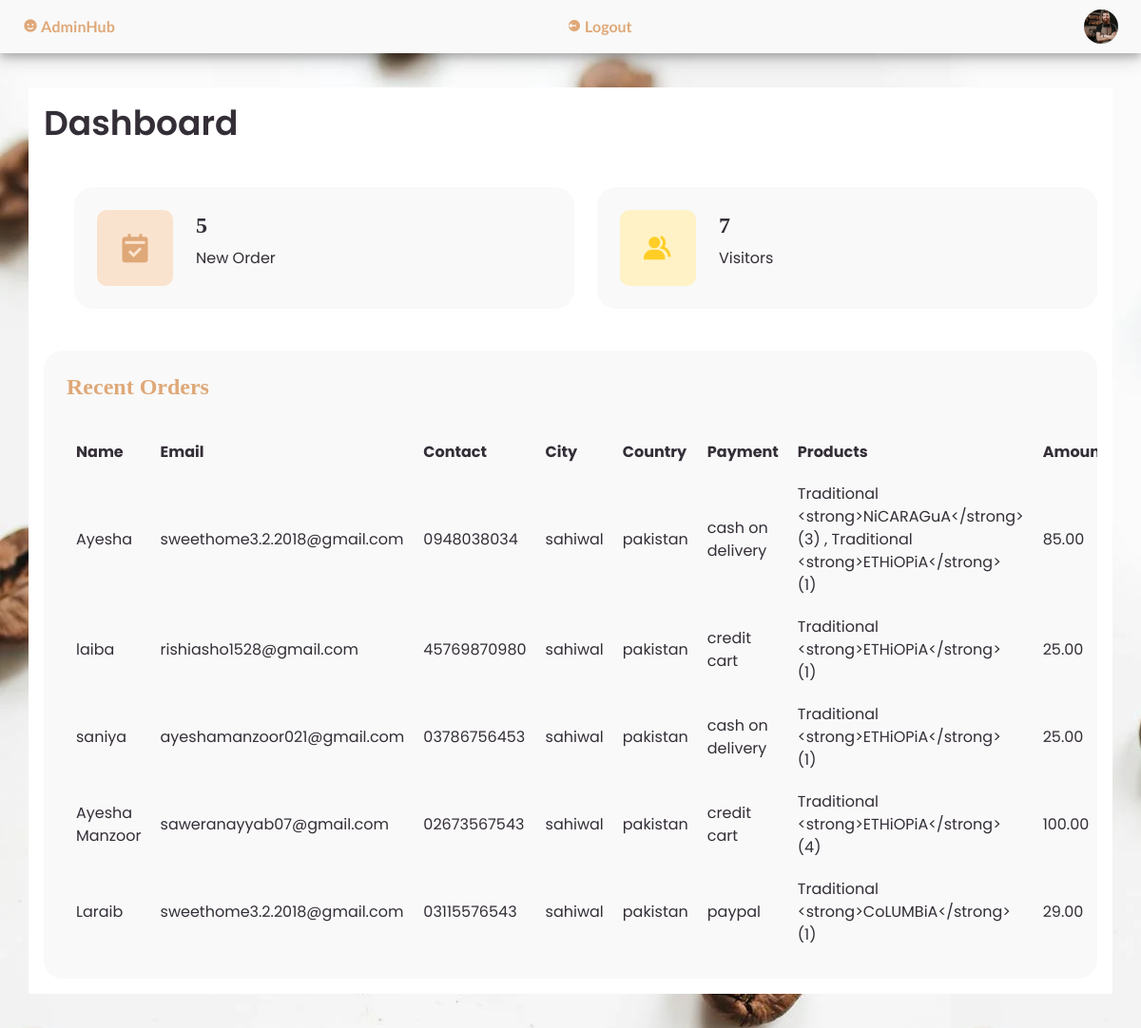
The app's page /admin_dashboard.php (signed in) with its own data.
### tables this page shows
CREATE TABLE `order` (
  `id` int(11) NOT NULL,
  `name` varchar(255) NOT NULL,
  `number` varchar(15) NOT NULL,
  `email` varchar(255) NOT NULL,
  `method` varchar(255) NOT NULL,
  `city` varchar(255) NOT NULL,
  `country` varchar(255) NOT NULL,
  `total_products` text NOT NULL,
  `total_price` decimal(10,2) NOT NULL
);

### admin_dashboard.php (the view, shortened to what this page needs)
<?php
require('connection.php');
$sqlOrders = "SELECT COUNT(*) AS total_orders FROM `order` ";
$resultOrders = $con->query($sqlOrders);
$totalOrders = $resultOrders->fetch_assoc()['total_orders'];
$sqlCustomers = "SELECT COUNT(*) AS total_customers FROM customer";
$resultCustomers = $con->query($sqlCustomers);
$totalCustomers = $resultCustomers->fetch_assoc()['total_customers'];
$sql = "SELECT name,number, email, method, city, country,total_products,total_price FROM `order`";
$result = $con->query($sql);
$order = array();
if ($result->num_rows > 0) {
    while ($row = $result->fetch_assoc()) {
        $order[] = $row;
    }
}
?>
<!DOCTYPE html>
<html lang="en">
<head>
    <link href='https://unpkg.com/boxicons@2.0.9/css/boxicons.min.css' rel='stylesheet'>
    <link rel="stylesheet" href="css/bootstrap-icons.css">
<link rel="stylesheet" href="css/bootstrap.min.css">
    <link rel="stylesheet" href="admin.css">
    <link rel="stylesheet" href="css/style.css">
</head>
<body>
<section id="content">
   <header>
    <nav>
    <a href="#" class="brand">
        <i class='bx bxs-smile'></i>
        <span class="text">AdminHub</span>
    </a>
    <a href="logout.php" class="logout">
					<i class='bx bxs-log-out-circle' ></i>
					<span class="text">Logout</span>
				</a>
        <a href="#" class="profile ">
            <img src="images/o1.jpg">
        </a>
    </nav>
</header>
    <main>
        <div class="container bg-white p-3" >
        <div class="head-title">
            <div class="left ">
                <h1>Dashboard</h1>
            </div>
        </div>
        <ul class="box-info">
            <li id="newOrdersButton">
                <i class='bx bxs-calendar-check'></i>
                <span class="text">
                    <h3><?php echo $totalOrders; ?></h3>
                    <p>New Order</p>
                </span>
            </li>
            <li id="visitorsButton">
                <i class='bx bxs-group'></i>
                <span class="text">
                    <h3><?php echo $totalCustomers; ?></h3>
                    <p>Visitors</p>
                </span>
            </li>
        </ul>
        <div class="table-data ">
            <div id="ordersTable">
                <div class="head">
                    <h3>Recent Orders</h3>
                </div>
                <table>
                    <thead>
                        <tr>
                            <th>Name</th>
                            <th>Email</th>
                            <th>Contact</th>
                            <th>City</th>
                            <th>Country</th>
                            <th>Payment</th>
                            <th>Products</th>
                            <th>Amount</th>
                        </tr>
                    </thead>
                    <tbody>
                        <?php foreach ($order as $orders): ?>
                        <tr>
                            <td><?php echo htmlspecialchars($orders['name']); ?></td>
                            <td><?php echo htmlspecialchars($orders['email']); ?></td>
                            <td><?php echo htmlspecialchars($orders['number']); ?></td>
                            <td><?php echo htmlspecialchars($orders['city']); ?></td>
                            <td><?php echo htmlspecialchars($orders['country']); ?></td>
                            <td><?php echo htmlspecialchars($orders['method']); ?></td>
                            <td><?php echo htmlspecialchars($orders['total_products']); ?></td>
                            <td><?php echo htmlspecialchars($orders['total_price']); ?></td>
                        </tr>
                        <?php endforeach; ?>
                    </tbody>
                </table>
            </div>
        </div>
    </div>
    </main>
</section>
</body>
</html>

### admin.css (style rules this page uses)
* { margin: 0; padding: 0; box-sizing: border-box; }
a { text-decoration: none; }
li { list-style: none; }
:root { --poppins: 'Poppins', sans-serif; --lato: 'Lato', sans-serif; --light: #F9F9F9; --blue: #dfa878; --light-blue: #fae3ce; --grey: #eee; --dark-grey: #AAAAAA; --dark: #342E37; --red: #DB504A; --yellow: #FFCE26; --light-yellow: #FFF2C6; --orange: #FD7238; --light-orange: #FFE0D3; }
html { overflow-x: hidden; }
body { background: var(--grey); overflow-x: hidden; }
#content nav { height: 56px; background: var(--light); padding: 0 24px; display: flex; align-items: center; grid-gap: 24px; font-family: var(--lato); position: sticky; top: 0; left: 0; z-index: 1000; }
#content nav a { color: #dfa878; font-weight: bold; }
#content nav .profile img { width: 36px; height: 36px; object-fit: cover; border-radius: 50%; }
#content main { width: 100%; padding: 36px 24px; font-family: var(--poppins); max-height: calc(100vh - 56px); overflow-y: auto; }
#content main .head-title { display: flex; align-items: center; justify-content: space-between; grid-gap: 16px; flex-wrap: wrap; }
#content main .head-title .left h1 { font-size: 36px; font-weight: 600; margin-bottom: 10px; color: var(--dark); }
#content main .box-info { display: grid; grid-template-columns: repeat(auto-fit, minmax(240px, 1fr)); grid-gap: 24px; margin-top: 36px; }
#content main .box-info li { padding: 24px; background: var(--light); border-radius: 20px; display: flex; align-items: center; grid-gap: 24px; }
#content main .box-info li .bx { width: 80px; height: 80px; border-radius: 10px; font-size: 36px; display: flex; justify-content: center; align-items: center; }
#content main .box-info li:nth-child(1) .bx { background: var(--light-blue); color: var(--blue); }
#content main .box-info li:nth-child(2) .bx { background: var(--light-yellow); color: var(--yellow); }
#content main .box-info li .text h3 { font-size: 24px; font-weight: 600; color: var(--dark); }
#content main .box-info li .text p { color: var(--dark); }
#content main .table-data { display: flex; flex-wrap: wrap; grid-gap: 24px; margin-top: 24px; width: 100%; color: var(--dark); }
#content main .table-data > div { border-radius: 20px; background: var(--light); padding: 24px; overflow-x: auto; }
#content main .table-data .head { display: flex; align-items: center; grid-gap: 16px; margin-bottom: 24px; }
#content main .table-data .head h3 { margin-right: auto; font-size: 24px; font-weight: 600; }

### css/style.css (style rules this page uses)
body { margin: 0%; padding: 0%; font-family: Poppins; }
main { background-image: url("now.webp"); }
nav { box-shadow: 0 4px 8px 0 rgba(0, 0, 0, 0.2), 0 6px 20px 0 rgba(0, 0, 0, 0.19); }
.container { position: relative; text-align: start; color: white; }
body { background-color: #f8f9fa; font-family: Arial, sans-serif; }
h3 { color: #dfa878; font-weight: bold; font-family: Georgia, "Times New Roman", Times, serif; }

### admin_dashboard.php (style rules this page uses)
#ordersTable { width: 100%; margin-top: 20px; }
#ordersTable table { width: 100%; border-collapse: collapse; }
#ordersTable th, #ordersTable td { padding: 10px; text-align: left; }
#ordersTable { width: 100%; margin-top: 20px; overflow-x: auto; }
nav { display: flex; justify-content: space-between; align-items: center; padding: 10px 20px; }
.profile img { width: 40px; height: 40px; border-radius: 50%; }

### records on screen
order: name "Ayesha", email "sweethome3.2.2018@gmail.com", number "0948038034", city "sahiwal", country "pakistan", method "cash on delivery", total_products "Traditional <strong>NiCARAGuA</strong> (3) , Traditional <strong>ETHiOPiA</strong> (1)", total_price "85.00"
order: name "laiba", email "rishiasho1528@gmail.com", number "45769870980", city "sahiwal", country "pakistan", method "credit cart", total_products "Traditional <strong>ETHiOPiA</strong> (1)", total_price "25.00"
order: name "saniya", email "ayeshamanzoor021@gmail.com", number "03786756453", city "sahiwal", country "pakistan", method "cash on delivery", total_products "Traditional <strong>ETHiOPiA</strong> (1)", total_price "25.00"
order: name "Ayesha Manzoor", email "saweranayyab07@gmail.com", number "02673567543", city "sahiwal", country "pakistan", method "credit cart", total_products "Traditional <strong>ETHiOPiA</strong> (4)", total_price "100.00"
order: name "Laraib", email "sweethome3.2.2018@gmail.com", number "03115576543", city "sahiwal", country "pakistan", method "paypal", total_products "Traditional <strong>CoLUMBiA</strong> (1)", total_price "29.00"

### other values on screen
$totalOrders "5"
$totalCustomers "7"
